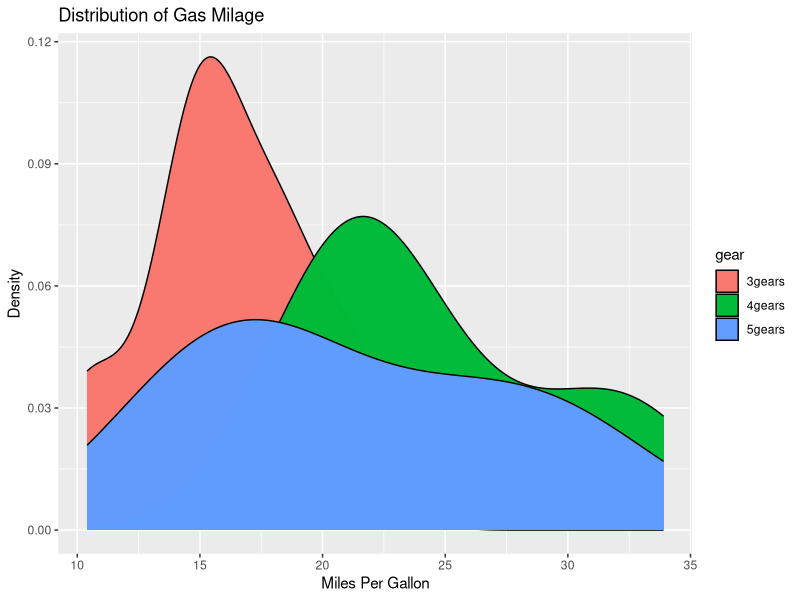
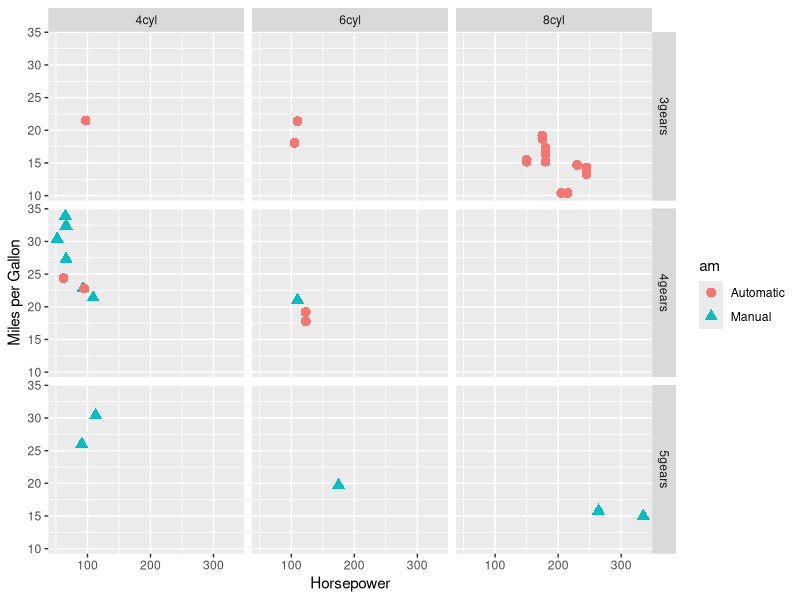
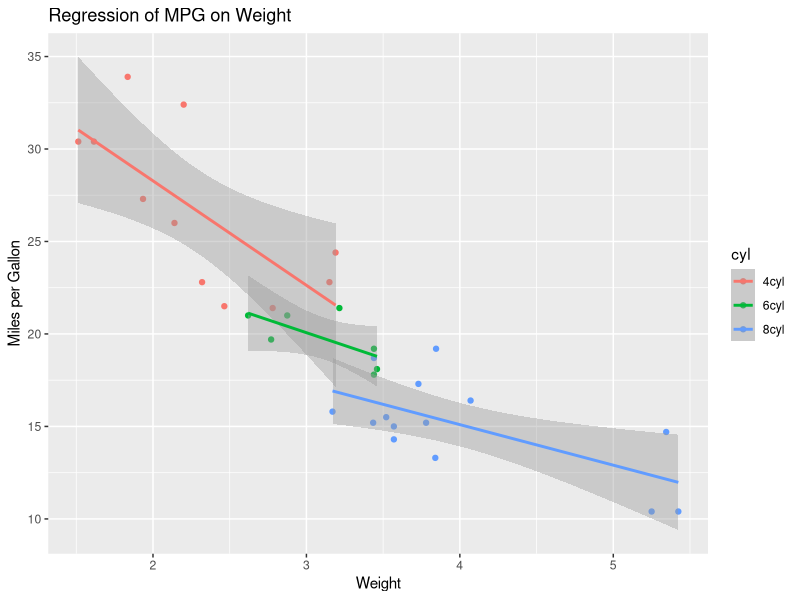
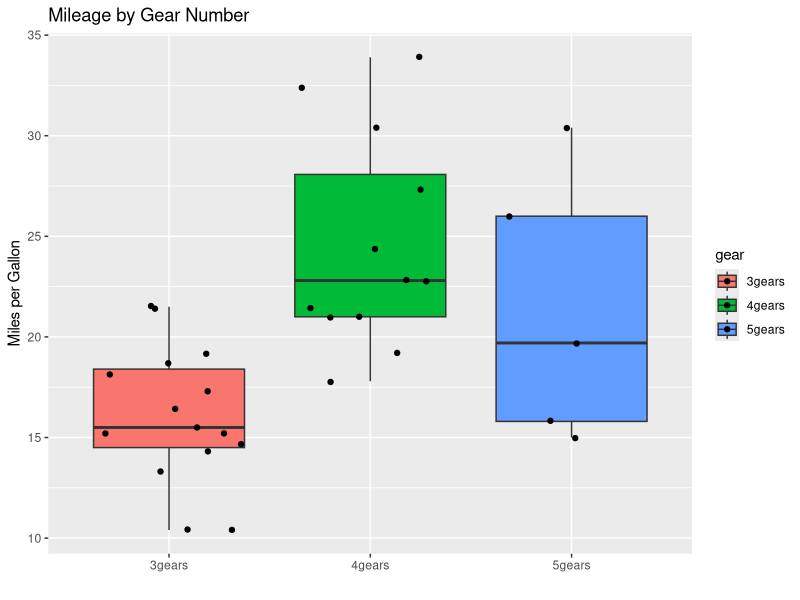

These figures' R source, in order:
# ggplot2 examples
library(ggplot2) 

# create factors with value labels 
mtcars$gear <- factor(mtcars$gear,levels=c(3,4,5),
                      labels=c("3gears","4gears","5gears")) 
mtcars$am <- factor(mtcars$am,levels=c(0,1),
                    labels=c("Automatic","Manual")) 
mtcars$cyl <- factor(mtcars$cyl,levels=c(4,6,8),
                     labels=c("4cyl","6cyl","8cyl")) 
colnames(mtcars)
rownames(mtcars)
# Kernel density plots for mpg
# grouped by number of gears (indicated by color)
qplot(mpg, data=mtcars, geom="density", fill=gear, alpha=I(.99), 
      main="Distribution of Gas Milage", xlab="Miles Per Gallon", 
      ylab="Density")

# Scatterplot of mpg vs. hp for each combination of gears and cylinders
# in each facet, transmittion type is represented by shape and color
qplot(hp, mpg, data=mtcars, shape=am, color=am, 
      facets=gear~cyl, size=I(3),
      xlab="Horsepower", ylab="Miles per Gallon") 

# Separate regressions of mpg on weight for each number of cylinders
qplot(wt, mpg, data=mtcars, geom=c("point", "smooth"), 
      method="lm", formula=y~x, color=cyl, 
      main="Regression of MPG on Weight", 
      xlab="Weight", ylab="Miles per Gallon")

# Boxplots of mpg by number of gears 
# observations (points) are overlayed and jittered
qplot(gear, mpg, data=mtcars, geom=c("boxplot", "jitter"), 
      fill=gear, main="Mileage by Gear Number",
      xlab="", ylab="Miles per Gallon")
